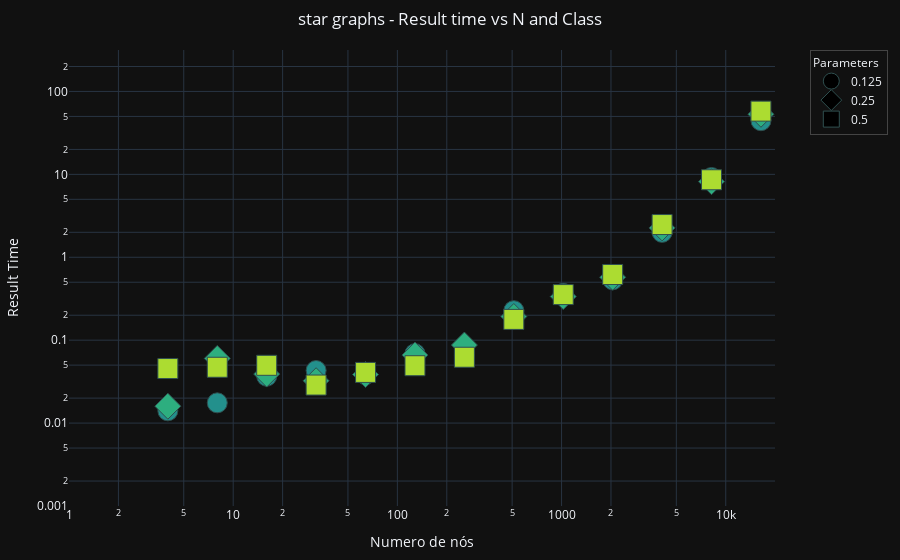
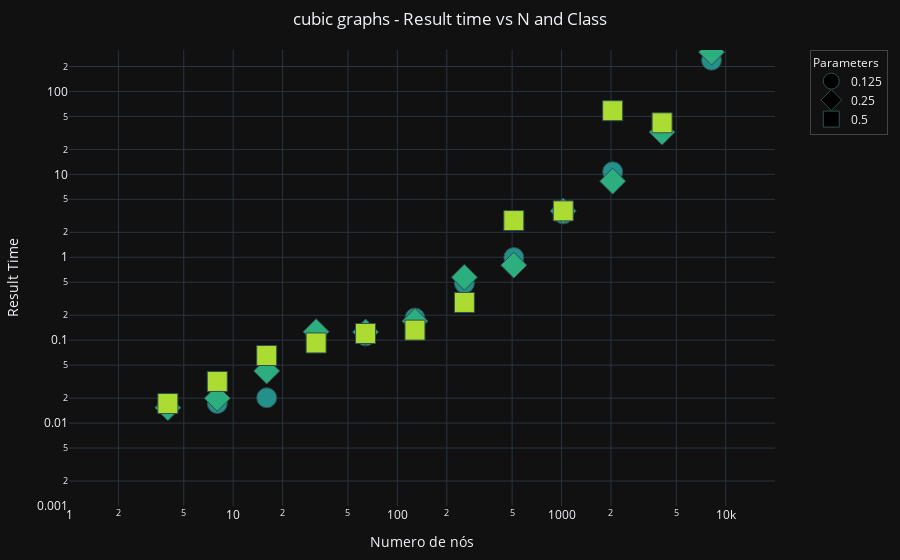
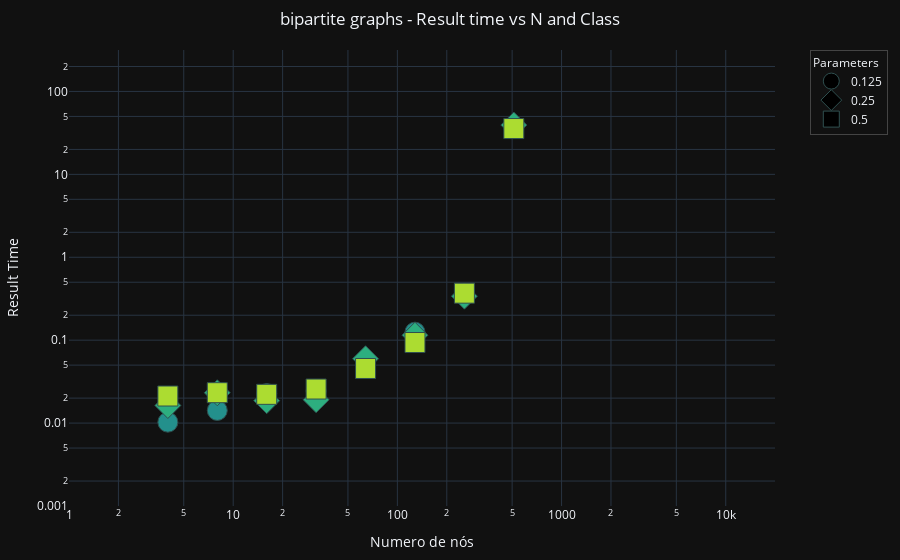
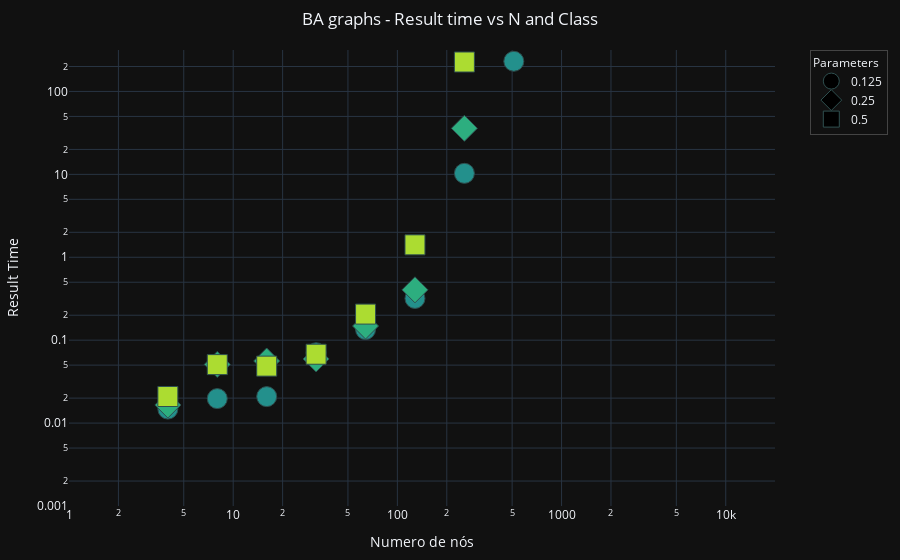

These figures' notebook cell, in order:
### Code cell
# Assuming df3 and dfnow are already defined as per your code
df3['k_ratio'] = df3['k'] / df3['n']
dfnow = df3[df3['status'] == 101]

for graphClass in ["star", "cubic", "bipartite", "BA", "lollipop"]:
    filtered_df = dfnow[dfnow['graph_class'] == graphClass]
    fig = px.scatter(filtered_df, x='n', y='result_time', 
                     color='k_ratio', symbol='k_ratio', 
                     color_continuous_scale=px.colors.sequential.Viridis, 
                     title=f'{graphClass} graphs - Result time vs N and Class', 
                     labels={'n': 'Numero de nós', 'result_time': 'Result Time', 'k_ratio': 'Parameters'},
                     template='plotly_dark')

    fig.update_xaxes(type='log', range=[0, 4.3], title_text='Numero de nós')
    fig.update_yaxes(type='log', range=[-3, 2.5], title_text='Result Time')

    fig.update_layout(
        title=dict(
            text=f'{graphClass} graphs - Result time vs N and Class',
            x=0.5,
            xanchor='center'
        ),
        legend=dict(
            title='Parameters',
            x=1.05,
            y=1,
            borderwidth=1
        ),
        margin=dict(l=50, r=50, t=50, b=50),
        hovermode='closest',
        template='plotly_dark',
        coloraxis_showscale=False
    )

    fig.update_traces(marker=dict(line=dict(width=1, color='DarkSlateGrey'), size=20),
                      selector=dict(mode='markers'))

    fig.update_layout(legend_title=dict(font=dict(size=12)))
    

    fig.show()

### Figure 1 — Plotly figure (JSON) as saved in the notebook; plotly's stock layout.template omitted (floating-point values rounded to 4 significant figures)
{"data": [{"hovertemplate": "Parameters=%{marker.color}<br>Numero de nós=%{x}<br>Result Time=%{y}<extra></extra>", "legendgroup": "0.125", "marker": {"color": [0.125, 0.125, 0.125, 0.125, 0.125, 0.125, 0.125, 0.125, 0.125, 0.125, 0.125, 0.125, 0.125], "coloraxis": "coloraxis", "line": {"color": "DarkSlateGrey", "width": 1}, "size": 20, "symbol": "circle"}, "mode": "markers", "name": "0.125", "orientation": "v", "showlegend": true, "type": "scatter", "x": [4, 8, 16, 32, 64, 128, 256, 512, 1024, 2048, 4096, 8192, 16384], "xaxis": "x", "y": [0.01405, 0.01755, 0.03672, 0.04307, 0.03827, 0.06881, 0.06565, 0.2272, 0.3671, 0.5339, 1.997, 9.165, 44.37], "yaxis": "y"}, {"hovertemplate": "Parameters=%{marker.color}<br>Numero de nós=%{x}<br>Result Time=%{y}<extra></extra>", "legendgroup": "0.25", "marker": {"color": [0.25, 0.25, 0.25, 0.25, 0.25, 0.25, 0.25, 0.25, 0.25, 0.25, 0.25, 0.25, 0.25], "coloraxis": "coloraxis", "line": {"color": "DarkSlateGrey", "width": 1}, "size": 20, "symbol": "diamond"}, "mode": "markers", "name": "0.25", "orientation": "v", "showlegend": true, "type": "scatter", "x": [4, 8, 16, 32, 64, 128, 256, 512, 1024, 2048, 4096, 8192, 16384], "xaxis": "x", "y": [0.01598, 0.06023, 0.03899, 0.0324, 0.03852, 0.06611, 0.08731, 0.1928, 0.3356, 0.5744, 2.262, 8.171, 53.11], "yaxis": "y"}, {"hovertemplate": "Parameters=%{marker.color}<br>Numero de nós=%{x}<br>Result Time=%{y}<extra></extra>", "legendgroup": "0.5", "marker": {"color": [0.5, 0.5, 0.5, 0.5, 0.5, 0.5, 0.5, 0.5, 0.5, 0.5, 0.5, 0.5, 0.5], "coloraxis": "coloraxis", "line": {"color": "DarkSlateGrey", "width": 1}, "size": 20, "symbol": "square"}, "mode": "markers", "name": "0.5", "orientation": "v", "showlegend": true, "type": "scatter", "x": [4, 8, 16, 32, 64, 128, 256, 512, 1024, 2048, 4096, 8192, 16384], "xaxis": "x", "y": [0.0455, 0.04714, 0.04976, 0.02877, 0.04086, 0.0492, 0.06227, 0.1781, 0.3548, 0.6197, 2.481, 8.61, 57.89], "yaxis": "y"}], "layout": {"coloraxis": {"colorbar": {"title": {"text": "Parameters"}}, "colorscale": [[0, "#440154"], [0.1111, "#482878"], [0.2222, "#3e4989"], [0.3333, "#31688e"], [0.4444, "#26828e"], [0.5556, "#1f9e89"], [0.6667, "#35b779"], [0.7778, "#6ece58"], [0.8889, "#b5de2b"], [1, "#fde725"]], "showscale": false}, "hovermode": "closest", "legend": {"borderwidth": 1, "title": {"font": {"size": 12}, "text": "Parameters"}, "tracegroupgap": 0, "x": 1.05, "y": 1}, "margin": {"b": 50, "l": 50, "r": 50, "t": 50}, "title": {"text": "star graphs - Result time vs N and Class", "x": 0.5, "xanchor": "center"}, "xaxis": {"anchor": "y", "domain": [0, 1], "range": [0, 4.3], "title": {"text": "Numero de nós"}, "type": "log"}, "yaxis": {"anchor": "x", "domain": [0, 1], "range": [-3, 2.5], "title": {"text": "Result Time"}, "type": "log"}}}

### Figure 2 — Plotly figure (JSON) as saved in the notebook; plotly's stock layout.template omitted (floating-point values rounded to 4 significant figures)
{"data": [{"hovertemplate": "Parameters=%{marker.color}<br>Numero de nós=%{x}<br>Result Time=%{y}<extra></extra>", "legendgroup": "0.125", "marker": {"color": [0.125, 0.125, 0.125, 0.125, 0.125, 0.125, 0.125, 0.125, 0.125, 0.125, 0.125, 0.125], "coloraxis": "coloraxis", "line": {"color": "DarkSlateGrey", "width": 1}, "size": 20, "symbol": "circle"}, "mode": "markers", "name": "0.125", "orientation": "v", "showlegend": true, "type": "scatter", "x": [4, 8, 16, 32, 64, 128, 256, 512, 1024, 2048, 4096, 8192], "xaxis": "x", "y": [0.01626, 0.01724, 0.02022, 0.1141, 0.1124, 0.1853, 0.4852, 0.9934, 3.327, 10.76, 39.44, 238.2], "yaxis": "y"}, {"hovertemplate": "Parameters=%{marker.color}<br>Numero de nós=%{x}<br>Result Time=%{y}<extra></extra>", "legendgroup": "0.25", "marker": {"color": [0.25, 0.25, 0.25, 0.25, 0.25, 0.25, 0.25, 0.25, 0.25, 0.25, 0.25, 0.25], "coloraxis": "coloraxis", "line": {"color": "DarkSlateGrey", "width": 1}, "size": 20, "symbol": "diamond"}, "mode": "markers", "name": "0.25", "orientation": "v", "showlegend": true, "type": "scatter", "x": [4, 8, 16, 32, 64, 128, 256, 512, 1024, 2048, 4096, 8192], "xaxis": "x", "y": [0.01534, 0.01989, 0.04246, 0.1267, 0.1253, 0.1693, 0.5746, 0.8026, 3.615, 8.286, 32.36, 298.4], "yaxis": "y"}, {"hovertemplate": "Parameters=%{marker.color}<br>Numero de nós=%{x}<br>Result Time=%{y}<extra></extra>", "legendgroup": "0.5", "marker": {"color": [0.5, 0.5, 0.5, 0.5, 0.5, 0.5, 0.5, 0.5, 0.5, 0.5, 0.5], "coloraxis": "coloraxis", "line": {"color": "DarkSlateGrey", "width": 1}, "size": 20, "symbol": "square"}, "mode": "markers", "name": "0.5", "orientation": "v", "showlegend": true, "type": "scatter", "x": [4, 8, 16, 32, 64, 128, 256, 512, 1024, 2048, 4096], "xaxis": "x", "y": [0.0172, 0.03176, 0.06536, 0.0926, 0.1204, 0.1323, 0.2851, 2.772, 3.627, 58.59, 41.86], "yaxis": "y"}], "layout": {"coloraxis": {"colorbar": {"title": {"text": "Parameters"}}, "colorscale": [[0, "#440154"], [0.1111, "#482878"], [0.2222, "#3e4989"], [0.3333, "#31688e"], [0.4444, "#26828e"], [0.5556, "#1f9e89"], [0.6667, "#35b779"], [0.7778, "#6ece58"], [0.8889, "#b5de2b"], [1, "#fde725"]], "showscale": false}, "hovermode": "closest", "legend": {"borderwidth": 1, "title": {"font": {"size": 12}, "text": "Parameters"}, "tracegroupgap": 0, "x": 1.05, "y": 1}, "margin": {"b": 50, "l": 50, "r": 50, "t": 50}, "title": {"text": "cubic graphs - Result time vs N and Class", "x": 0.5, "xanchor": "center"}, "xaxis": {"anchor": "y", "domain": [0, 1], "range": [0, 4.3], "title": {"text": "Numero de nós"}, "type": "log"}, "yaxis": {"anchor": "x", "domain": [0, 1], "range": [-3, 2.5], "title": {"text": "Result Time"}, "type": "log"}}}

### Figure 3 — Plotly figure (JSON) as saved in the notebook; plotly's stock layout.template omitted (floating-point values rounded to 4 significant figures)
{"data": [{"hovertemplate": "Parameters=%{marker.color}<br>Numero de nós=%{x}<br>Result Time=%{y}<extra></extra>", "legendgroup": "0.125", "marker": {"color": [0.125, 0.125, 0.125, 0.125, 0.125, 0.125, 0.125, 0.125], "coloraxis": "coloraxis", "line": {"color": "DarkSlateGrey", "width": 1}, "size": 20, "symbol": "circle"}, "mode": "markers", "name": "0.125", "orientation": "v", "showlegend": true, "type": "scatter", "x": [4, 8, 16, 32, 64, 128, 256, 512], "xaxis": "x", "y": [0.01026, 0.01422, 0.02267, 0.02441, 0.05636, 0.125, 0.3601, 36.95], "yaxis": "y"}, {"hovertemplate": "Parameters=%{marker.color}<br>Numero de nós=%{x}<br>Result Time=%{y}<extra></extra>", "legendgroup": "0.25", "marker": {"color": [0.25, 0.25, 0.25, 0.25, 0.25, 0.25, 0.25, 0.25], "coloraxis": "coloraxis", "line": {"color": "DarkSlateGrey", "width": 1}, "size": 20, "symbol": "diamond"}, "mode": "markers", "name": "0.25", "orientation": "v", "showlegend": true, "type": "scatter", "x": [4, 8, 16, 32, 64, 128, 256, 512], "xaxis": "x", "y": [0.01632, 0.02321, 0.01864, 0.01912, 0.05974, 0.1148, 0.3395, 39.31], "yaxis": "y"}, {"hovertemplate": "Parameters=%{marker.color}<br>Numero de nós=%{x}<br>Result Time=%{y}<extra></extra>", "legendgroup": "0.5", "marker": {"color": [0.5, 0.5, 0.5, 0.5, 0.5, 0.5, 0.5, 0.5], "coloraxis": "coloraxis", "line": {"color": "DarkSlateGrey", "width": 1}, "size": 20, "symbol": "square"}, "mode": "markers", "name": "0.5", "orientation": "v", "showlegend": true, "type": "scatter", "x": [4, 8, 16, 32, 64, 128, 256, 512], "xaxis": "x", "y": [0.02121, 0.02326, 0.02223, 0.02575, 0.04559, 0.09372, 0.369, 35.69], "yaxis": "y"}], "layout": {"coloraxis": {"colorbar": {"title": {"text": "Parameters"}}, "colorscale": [[0, "#440154"], [0.1111, "#482878"], [0.2222, "#3e4989"], [0.3333, "#31688e"], [0.4444, "#26828e"], [0.5556, "#1f9e89"], [0.6667, "#35b779"], [0.7778, "#6ece58"], [0.8889, "#b5de2b"], [1, "#fde725"]], "showscale": false}, "hovermode": "closest", "legend": {"borderwidth": 1, "title": {"font": {"size": 12}, "text": "Parameters"}, "tracegroupgap": 0, "x": 1.05, "y": 1}, "margin": {"b": 50, "l": 50, "r": 50, "t": 50}, "title": {"text": "bipartite graphs - Result time vs N and Class", "x": 0.5, "xanchor": "center"}, "xaxis": {"anchor": "y", "domain": [0, 1], "range": [0, 4.3], "title": {"text": "Numero de nós"}, "type": "log"}, "yaxis": {"anchor": "x", "domain": [0, 1], "range": [-3, 2.5], "title": {"text": "Result Time"}, "type": "log"}}}

### Figure 4 — Plotly figure (JSON) as saved in the notebook; plotly's stock layout.template omitted (floating-point values rounded to 4 significant figures)
{"data": [{"hovertemplate": "Parameters=%{marker.color}<br>Numero de nós=%{x}<br>Result Time=%{y}<extra></extra>", "legendgroup": "0.125", "marker": {"color": [0.125, 0.125, 0.125, 0.125, 0.125, 0.125, 0.125, 0.125], "coloraxis": "coloraxis", "line": {"color": "DarkSlateGrey", "width": 1}, "size": 20, "symbol": "circle"}, "mode": "markers", "name": "0.125", "orientation": "v", "showlegend": true, "type": "scatter", "x": [4, 8, 16, 32, 64, 128, 256, 512], "xaxis": "x", "y": [0.01475, 0.01975, 0.02086, 0.07057, 0.1343, 0.3188, 10.29, 231.1], "yaxis": "y"}, {"hovertemplate": "Parameters=%{marker.color}<br>Numero de nós=%{x}<br>Result Time=%{y}<extra></extra>", "legendgroup": "0.25", "marker": {"color": [0.25, 0.25, 0.25, 0.25, 0.25, 0.25, 0.25], "coloraxis": "coloraxis", "line": {"color": "DarkSlateGrey", "width": 1}, "size": 20, "symbol": "diamond"}, "mode": "markers", "name": "0.25", "orientation": "v", "showlegend": true, "type": "scatter", "x": [4, 8, 16, 32, 64, 128, 256], "xaxis": "x", "y": [0.01654, 0.051, 0.0561, 0.05935, 0.1481, 0.4049, 35.91], "yaxis": "y"}, {"hovertemplate": "Parameters=%{marker.color}<br>Numero de nós=%{x}<br>Result Time=%{y}<extra></extra>", "legendgroup": "0.5", "marker": {"color": [0.5, 0.5, 0.5, 0.5, 0.5, 0.5, 0.5], "coloraxis": "coloraxis", "line": {"color": "DarkSlateGrey", "width": 1}, "size": 20, "symbol": "square"}, "mode": "markers", "name": "0.5", "orientation": "v", "showlegend": true, "type": "scatter", "x": [4, 8, 16, 32, 64, 128, 256], "xaxis": "x", "y": [0.02092, 0.05074, 0.04864, 0.06767, 0.2064, 1.412, 226.6], "yaxis": "y"}], "layout": {"coloraxis": {"colorbar": {"title": {"text": "Parameters"}}, "colorscale": [[0, "#440154"], [0.1111, "#482878"], [0.2222, "#3e4989"], [0.3333, "#31688e"], [0.4444, "#26828e"], [0.5556, "#1f9e89"], [0.6667, "#35b779"], [0.7778, "#6ece58"], [0.8889, "#b5de2b"], [1, "#fde725"]], "showscale": false}, "hovermode": "closest", "legend": {"borderwidth": 1, "title": {"font": {"size": 12}, "text": "Parameters"}, "tracegroupgap": 0, "x": 1.05, "y": 1}, "margin": {"b": 50, "l": 50, "r": 50, "t": 50}, "title": {"text": "BA graphs - Result time vs N and Class", "x": 0.5, "xanchor": "center"}, "xaxis": {"anchor": "y", "domain": [0, 1], "range": [0, 4.3], "title": {"text": "Numero de nós"}, "type": "log"}, "yaxis": {"anchor": "x", "domain": [0, 1], "range": [-3, 2.5], "title": {"text": "Result Time"}, "type": "log"}}}
